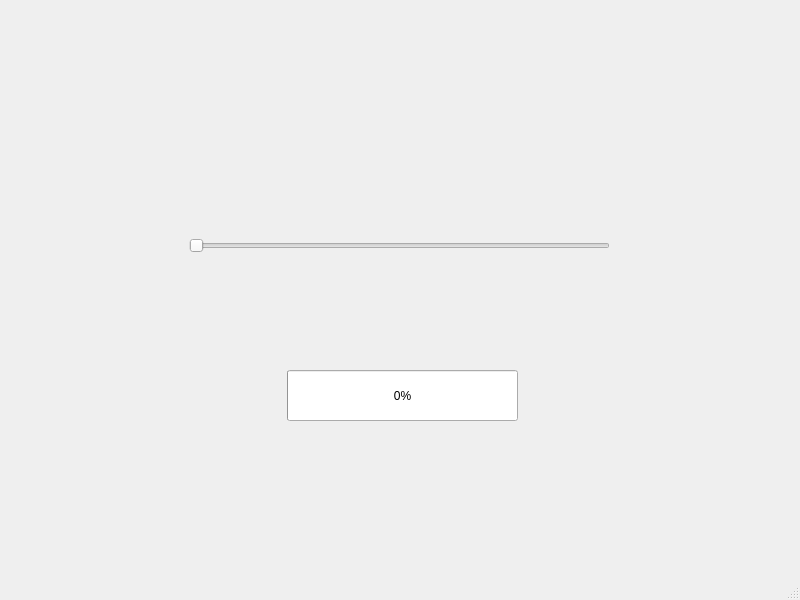
<?xml version="1.0" encoding="UTF-8"?>
<ui version="4.0">
 <class>SlideAndProgress</class>
 <widget class="QMainWindow" name="SlideAndProgress">
  <property name="geometry">
   <rect>
    <x>0</x>
    <y>0</y>
    <width>800</width>
    <height>600</height>
   </rect>
  </property>
  <property name="windowTitle">
   <string>SlideAndProgress</string>
  </property>
  <widget class="QWidget" name="centralwidget">
   <widget class="QProgressBar" name="progressBar">
    <property name="geometry">
     <rect>
      <x>287</x>
      <y>370</y>
      <width>231</width>
      <height>51</height>
     </rect>
    </property>
    <property name="value">
     <number>0</number>
    </property>
   </widget>
   <widget class="QSlider" name="horizontalSlider">
    <property name="geometry">
     <rect>
      <x>189</x>
      <y>195</y>
      <width>421</width>
      <height>101</height>
     </rect>
    </property>
    <property name="maximum">
     <number>100</number>
    </property>
    <property name="orientation">
     <enum>Qt::Horizontal</enum>
    </property>
   </widget>
  </widget>
  <widget class="QMenuBar" name="menubar">
   <property name="geometry">
    <rect>
     <x>0</x>
     <y>0</y>
     <width>800</width>
     <height>33</height>
    </rect>
   </property>
  </widget>
  <widget class="QStatusBar" name="statusbar"/>
 </widget>
 <resources/>
 <connections>
  <connection>
   <sender>horizontalSlider</sender>
   <signal>valueChanged(int)</signal>
   <receiver>progressBar</receiver>
   <slot>setValue(int)</slot>
   <hints>
    <hint type="sourcelabel">
     <x>413</x>
     <y>276</y>
    </hint>
    <hint type="destinationlabel">
     <x>407</x>
     <y>417</y>
    </hint>
   </hints>
  </connection>
 </connections>
</ui>
